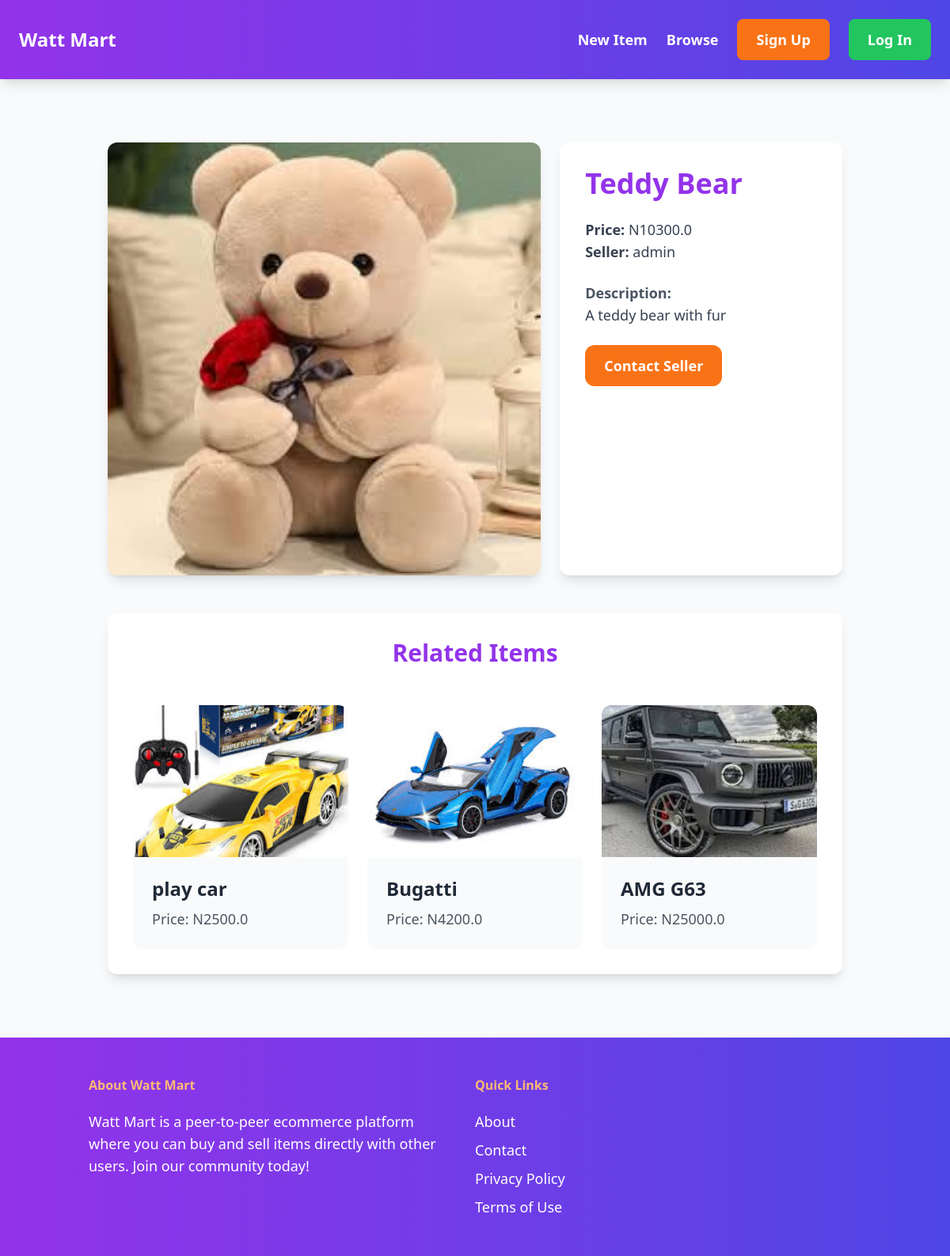
Screenshot of /items/2/ with the database file from the repository.
### item/models.py (models this page shows, shortened)
class Item(models.Model):
    category = models.ForeignKey(Category, related_name='items', on_delete=models.CASCADE)
    name = models.CharField(max_length=255)
    description = models.TextField(blank=True, null=True)
    price = models.FloatField()
    image = models.ImageField(upload_to='item_images', blank=True, null=True)
    is_sold = models.BooleanField(default=False)
    created_by = models.ForeignKey(User, related_name='item', on_delete=models.CASCADE)
    created_at = models.DateTimeField(auto_now_add=True)

### item/views.py (the view)
# urls.py: path('<int:pk>/', views.detail, name='detail'),
def detail(request, pk):
    item = get_object_or_404(Item, pk=pk)
    related_items = Item.objects.filter(category=item.category, is_sold=False ).exclude(pk=pk)[0:3]
    return render(request, 'item/detail.html', {
        'item': item,
        'related_items' : related_items
    })

### item/templates/item/detail.html (shortened to what this page needs)
{% extends 'core/base.html' %}
{% block content %}
<div class="container mx-auto px-6 py-12">
    <div class="grid grid-cols-1 md:grid-cols-5 gap-6">
        <div class="col-span-3">
            <img src="{{ item.image.url }}" class="w-full rounded-xl shadow-lg">
        </div>
        <div class="col-span-2 p-8 bg-white rounded-xl shadow-lg">
            <h1 class="mb-6 text-4xl font-bold text-purple-600">{{ item.name }}</h1>
            <p class="text-gray-700 text-lg"><strong>Price:</strong> N{{ item.price }}</p>
            <p class="text-gray-700 text-lg"><strong>Seller:</strong> {{ item.created_by.username }}</p>
            {% if item.description %}
                <p class="mt-6 text-gray-700 text-lg">
                    <strong class="text-gray-600">Description:</strong><br>
                    {{ item.description }}
                </p>
            {% endif %}
            {% if request.user == item.created_by %}
                <div class="mt-6 p-6 bg-gray-50 rounded-xl">
                    <p class="text-gray-700 text-lg">This is your item.</p>
                    <div class="mt-6 space-x-4">
                        <a href="{% url 'item:edit' item.id %}" class="inline-block px-6 py-3 text-lg font-semibold bg-purple-600 text-white rounded-xl hover:bg-purple-700 transition duration-300">Edit</a>
                        <a href="{% url 'item:delete' item.id %}" class="inline-block px-6 py-3 text-lg font-semibold bg-red-600 text-white rounded-xl hover:bg-red-700 transition duration-300">Delete</a>
                    </div>
                </div>
            {% else %}
                <a href="{% url 'conversation:new' item.id %}" class="inline-block mt-6 px-6 py-3 text-lg font-semibold bg-orange-500 text-white rounded-xl hover:bg-orange-600 transition duration-300">Contact Seller</a>
            {% endif %}
        </div>
    </div>
    <div class="mt-12 bg-white p-8 rounded-xl shadow-lg">
        <h2 class="mb-12 text-3xl font-bold text-purple-600 text-center">Related Items</h2>
        <div class="grid grid-cols-1 md:grid-cols-3 gap-6">
            {% for item in related_items %}
                <div class="bg-gray-50 rounded-xl overflow-hidden hover:shadow-md transition duration-300">
                    <a href="{% url 'item:detail' item.id %}">
                        <div>
                            <img src="{{ item.image.url }}" class="w-full h-48 object-cover rounded-t-xl">
                        </div>
                        <div class="p-6">
                            <h2 class="text-2xl font-semibold text-gray-800">{{ item.name }}</h2>
                            <p class="text-lg text-gray-600 mt-2">Price: N{{ item.price }}</p>
                        </div>
                    </a>
                </div>
            {% endfor %}
        </div>
    </div>
</div>
{% endblock %}

### rows the page displays
Item: image (picture), name "Teddy Bear", price "10300.0", created_by.username "admin", description "A teddy bear with fur"
Item: image (picture), name "play car", price "2500.0"
Item: image (picture), name "Bugatti", price "4200.0"
Item: image (picture), name "AMG G63", price "25000.0"
